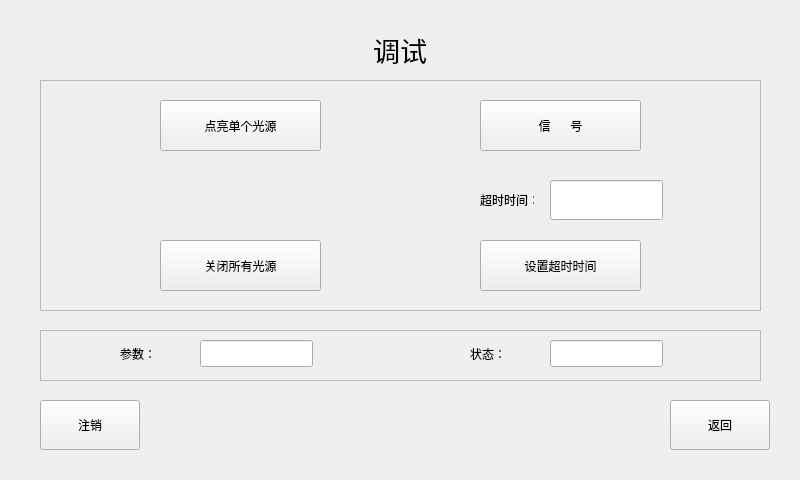
<?xml version="1.0" encoding="UTF-8"?>
<ui version="4.0">
 <class>Debugging</class>
 <widget class="QWidget" name="Debugging">
  <property name="geometry">
   <rect>
    <x>0</x>
    <y>0</y>
    <width>800</width>
    <height>480</height>
   </rect>
  </property>
  <property name="windowTitle">
   <string>Form</string>
  </property>
  <widget class="QLabel" name="lbTitle">
   <property name="geometry">
    <rect>
     <x>300</x>
     <y>30</y>
     <width>200</width>
     <height>40</height>
    </rect>
   </property>
   <property name="font">
    <font>
     <pointsize>20</pointsize>
    </font>
   </property>
   <property name="text">
    <string>调试</string>
   </property>
   <property name="alignment">
    <set>Qt::AlignCenter</set>
   </property>
  </widget>
  <widget class="QLabel" name="lbPara">
   <property name="geometry">
    <rect>
     <x>120</x>
     <y>340</y>
     <width>66</width>
     <height>27</height>
    </rect>
   </property>
   <property name="text">
    <string>参数：</string>
   </property>
  </widget>
  <widget class="QLineEdit" name="lePara">
   <property name="geometry">
    <rect>
     <x>200</x>
     <y>340</y>
     <width>113</width>
     <height>27</height>
    </rect>
   </property>
  </widget>
  <widget class="QLabel" name="lbState">
   <property name="geometry">
    <rect>
     <x>470</x>
     <y>340</y>
     <width>66</width>
     <height>27</height>
    </rect>
   </property>
   <property name="text">
    <string>状态：</string>
   </property>
  </widget>
  <widget class="QLineEdit" name="leState">
   <property name="geometry">
    <rect>
     <x>550</x>
     <y>340</y>
     <width>113</width>
     <height>27</height>
    </rect>
   </property>
  </widget>
  <widget class="QPushButton" name="pbCancle">
   <property name="geometry">
    <rect>
     <x>40</x>
     <y>400</y>
     <width>100</width>
     <height>50</height>
    </rect>
   </property>
   <property name="text">
    <string>注销</string>
   </property>
  </widget>
  <widget class="QPushButton" name="pbExit">
   <property name="geometry">
    <rect>
     <x>670</x>
     <y>400</y>
     <width>100</width>
     <height>50</height>
    </rect>
   </property>
   <property name="text">
    <string>返回</string>
   </property>
  </widget>
  <widget class="QFrame" name="frame">
   <property name="geometry">
    <rect>
     <x>40</x>
     <y>80</y>
     <width>721</width>
     <height>231</height>
    </rect>
   </property>
   <property name="frameShape">
    <enum>QFrame::StyledPanel</enum>
   </property>
   <property name="frameShadow">
    <enum>QFrame::Raised</enum>
   </property>
   <widget class="QPushButton" name="pbSingleLight">
    <property name="geometry">
     <rect>
      <x>120</x>
      <y>20</y>
      <width>161</width>
      <height>51</height>
     </rect>
    </property>
    <property name="text">
     <string>点亮单个光源</string>
    </property>
   </widget>
   <widget class="QPushButton" name="pbSignal">
    <property name="geometry">
     <rect>
      <x>440</x>
      <y>20</y>
      <width>161</width>
      <height>51</height>
     </rect>
    </property>
    <property name="text">
     <string>信      号</string>
    </property>
   </widget>
   <widget class="QPushButton" name="pbCurLight">
    <property name="geometry">
     <rect>
      <x>440</x>
      <y>160</y>
      <width>161</width>
      <height>51</height>
     </rect>
    </property>
    <property name="text">
     <string>设置超时时间</string>
    </property>
   </widget>
   <widget class="QPushButton" name="pbCloseLight">
    <property name="geometry">
     <rect>
      <x>120</x>
      <y>160</y>
      <width>161</width>
      <height>51</height>
     </rect>
    </property>
    <property name="text">
     <string>关闭所有光源</string>
    </property>
   </widget>
   <widget class="QLineEdit" name="le_OverTime">
    <property name="geometry">
     <rect>
      <x>510</x>
      <y>100</y>
      <width>113</width>
      <height>40</height>
     </rect>
    </property>
   </widget>
   <widget class="QLabel" name="lb_OverTime">
    <property name="geometry">
     <rect>
      <x>440</x>
      <y>100</y>
      <width>54</width>
      <height>40</height>
     </rect>
    </property>
    <property name="text">
     <string>超时时间：</string>
    </property>
   </widget>
  </widget>
  <widget class="QFrame" name="frame_2">
   <property name="geometry">
    <rect>
     <x>40</x>
     <y>330</y>
     <width>721</width>
     <height>51</height>
    </rect>
   </property>
   <property name="frameShape">
    <enum>QFrame::StyledPanel</enum>
   </property>
   <property name="frameShadow">
    <enum>QFrame::Raised</enum>
   </property>
  </widget>
  <zorder>frame_2</zorder>
  <zorder>frame</zorder>
  <zorder>lbTitle</zorder>
  <zorder>lbPara</zorder>
  <zorder>lePara</zorder>
  <zorder>lbState</zorder>
  <zorder>leState</zorder>
  <zorder>pbCancle</zorder>
  <zorder>pbExit</zorder>
 </widget>
 <resources/>
 <connections/>
</ui>
